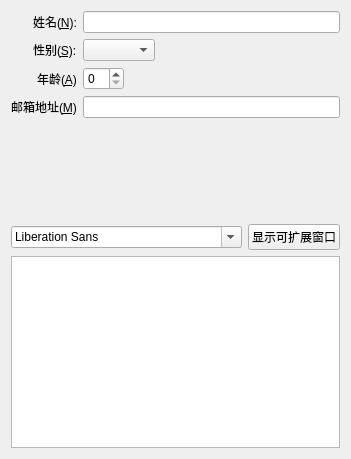
<?xml version="1.0" encoding="UTF-8"?>
<ui version="4.0">
 <class>MyWidget</class>
 <widget class="QWidget" name="MyWidget">
  <property name="geometry">
   <rect>
    <x>0</x>
    <y>0</y>
    <width>400</width>
    <height>295</height>
   </rect>
  </property>
  <property name="minimumSize">
   <size>
    <width>200</width>
    <height>150</height>
   </size>
  </property>
  <property name="maximumSize">
   <size>
    <width>500</width>
    <height>350</height>
   </size>
  </property>
  <property name="windowTitle">
   <string>MyWidget</string>
  </property>
  <layout class="QVBoxLayout" name="verticalLayout">
   <property name="sizeConstraint">
    <enum>QLayout::SetFixedSize</enum>
   </property>
   <item>
    <layout class="QFormLayout" name="formLayout">
     <property name="sizeConstraint">
      <enum>QLayout::SetDefaultConstraint</enum>
     </property>
     <property name="fieldGrowthPolicy">
      <enum>QFormLayout::ExpandingFieldsGrow</enum>
     </property>
     <property name="labelAlignment">
      <set>Qt::AlignRight|Qt::AlignTrailing|Qt::AlignVCenter</set>
     </property>
     <item row="0" column="0">
      <widget class="QLabel" name="nLabel">
       <property name="text">
        <string>姓名(&amp;N):</string>
       </property>
       <property name="buddy">
        <cstring>nLineEdit</cstring>
       </property>
      </widget>
     </item>
     <item row="0" column="1">
      <widget class="QLineEdit" name="nLineEdit"/>
     </item>
     <item row="1" column="0">
      <widget class="QLabel" name="sLabel">
       <property name="text">
        <string>性别(&amp;S):</string>
       </property>
       <property name="buddy">
        <cstring>sComboBox</cstring>
       </property>
      </widget>
     </item>
     <item row="1" column="1">
      <widget class="QComboBox" name="sComboBox"/>
     </item>
     <item row="2" column="0">
      <widget class="QLabel" name="aLabel">
       <property name="text">
        <string>年龄(&amp;A)</string>
       </property>
       <property name="buddy">
        <cstring>aSpinBox</cstring>
       </property>
      </widget>
     </item>
     <item row="2" column="1">
      <widget class="QSpinBox" name="aSpinBox"/>
     </item>
     <item row="3" column="0">
      <widget class="QLabel" name="mLabel">
       <property name="text">
        <string>邮箱地址(&amp;M)</string>
       </property>
       <property name="buddy">
        <cstring>mLineEdit</cstring>
       </property>
      </widget>
     </item>
     <item row="3" column="1">
      <widget class="QLineEdit" name="mLineEdit"/>
     </item>
    </layout>
   </item>
   <item>
    <spacer name="verticalSpacer">
     <property name="orientation">
      <enum>Qt::Vertical</enum>
     </property>
     <property name="sizeType">
      <enum>QSizePolicy::Fixed</enum>
     </property>
     <property name="sizeHint" stdset="0">
      <size>
       <width>20</width>
       <height>100</height>
      </size>
     </property>
    </spacer>
   </item>
   <item>
    <layout class="QHBoxLayout" name="horizontalLayout" stretch="0,2">
     <item>
      <widget class="QFontComboBox" name="fontComboBox"/>
     </item>
     <item>
      <widget class="QPushButton" name="pushButton">
       <property name="text">
        <string>显示可扩展窗口</string>
       </property>
       <property name="checkable">
        <bool>true</bool>
       </property>
      </widget>
     </item>
    </layout>
   </item>
   <item>
    <widget class="QTextEdit" name="textEdit"/>
   </item>
  </layout>
 </widget>
 <layoutdefault spacing="6" margin="11"/>
 <resources/>
 <connections/>
</ui>
